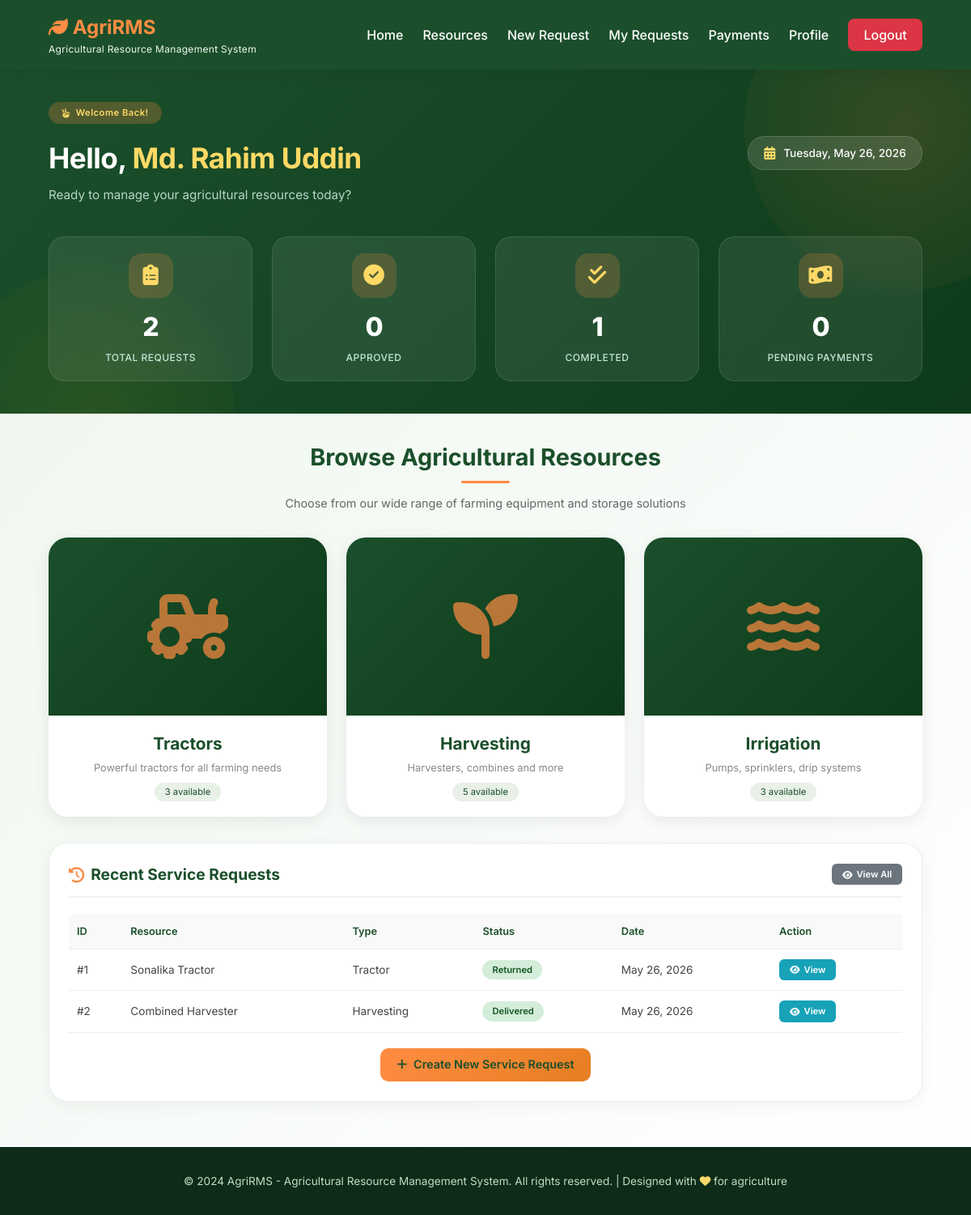
Page /client/dashboard.php (signed in) on the committed database.
### tables this page shows
CREATE TABLE `users` (
  `id` int(11) NOT NULL AUTO_INCREMENT,
  `full_name` varchar(50) NOT NULL,
  `email` varchar(100) NOT NULL,
  `password` varchar(255) NOT NULL,
  `phone` varchar(15) DEFAULT NULL,
  `address` text DEFAULT NULL,
  `role` enum('Admin','Client') DEFAULT 'Client',
  `created_at` timestamp NOT NULL DEFAULT current_timestamp(),
  PRIMARY KEY (`id`),
  UNIQUE KEY `email` (`email`)
);

CREATE TABLE `service_requests` (
  `id` int(11) NOT NULL AUTO_INCREMENT,
  `user_id` int(11) NOT NULL,
  `resource_id` int(11) NOT NULL,
  `delivery_id` int(11) DEFAULT NULL,
  `rental_duration` enum('Daily','Weekly','Monthly') NOT NULL,
  `quantity` int(11) NOT NULL DEFAULT 1,
  `start_date` date NOT NULL,
  `end_date` date NOT NULL,
  `total_rental_cost` decimal(10,2) NOT NULL,
  `delivery_cost` decimal(10,2) DEFAULT 0.00,
  `total_cost` decimal(10,2) NOT NULL,
  `delivery_address` text NOT NULL,
  `delivery_district` varchar(50) NOT NULL,
  `delivery_upazila` varchar(50) DEFAULT NULL,
  `special_instructions` text DEFAULT NULL,
  `request_status` enum('Pending','Approved','Processing','Delivered','Returned','Cancelled') DEFAULT 'Pending',
  `payment_status` enum('Pending','Paid','Partial') DEFAULT 'Pending',
  `payment_id` int(11) DEFAULT NULL,
  `approved_by` int(11) DEFAULT NULL,
  `approved_at` datetime DEFAULT NULL,
  `delivered_at` datetime DEFAULT NULL,
  `returned_at` datetime DEFAULT NULL,
  `created_at` timestamp NOT NULL DEFAULT current_timestamp(),
  `updated_at` timestamp NOT NULL DEFAULT current_timestamp() ON UPDATE current_timestamp(),
  PRIMARY KEY (`id`),
  KEY `user_id` (`user_id`),
  KEY `resource_id` (`resource_id`),
  KEY `delivery_id` (`delivery_id`),
  FOREIGN KEY (`user_id`) REFERENCES `users` (`id`) ON DELETE CASCADE,
  FOREIGN KEY (`resource_id`) REFERENCES `resources` (`id`) ON DELETE CASCADE,
  FOREIGN KEY (`delivery_id`) REFERENCES `delivery` (`id`) ON DELETE SET NULL
);

CREATE TABLE `resources` (
  `id` int(11) NOT NULL AUTO_INCREMENT,
  `name` varchar(100) NOT NULL,
  `model` varchar(100) NOT NULL,
  `type` enum('Tractor','Soil Cultivation','Planting','Irrigation','Harvesting','Hay Making','Loading','Fertilizer Dispenser','Produce Sorter','Post Harvest') NOT NULL,
  `category` varchar(50) NOT NULL,
  `description` text DEFAULT NULL,
  `manufacturer` varchar(100) DEFAULT NULL,
  `manufacturing_year` year DEFAULT NULL,
  `horsepower` int(11) DEFAULT NULL,
  `fuel_type` enum('Diesel','Petrol','Electric','Solar','Manual') DEFAULT 'Diesel',
  `daily_rate` decimal(10,2) NOT NULL,
  `weekly_rate` decimal(10,2) DEFAULT NULL,
  `monthly_rate` decimal(10,2) DEFAULT NULL,
  `security_deposit` decimal(10,2) NOT NULL DEFAULT 5000.00,
  `status` enum('Available','Rented','Under Maintenance','Out of Service') DEFAULT 'Available',
  `quantity` int(11) NOT NULL DEFAULT 1,
  `image_url` varchar(255) DEFAULT NULL,
  `created_at` timestamp NOT NULL DEFAULT current_timestamp(),
  `updated_at` timestamp NOT NULL DEFAULT current_timestamp() ON UPDATE current_timestamp(),
  PRIMARY KEY (`id`)
);

### client/dashboard.php (the view, shortened to what this page needs)
<?php
include '../database.php';
$user_id = $_SESSION['user_id'];
$user_query = "SELECT * FROM users WHERE id = $user_id";
$user_result = mysqli_query($conn, $user_query);
$user_data = mysqli_fetch_assoc($user_result);
$total_requests_query = "SELECT COUNT(*) as count FROM service_requests WHERE user_id = $user_id";
$total_requests_result = mysqli_query($conn, $total_requests_query);
$total_requests = $total_requests_result ? mysqli_fetch_assoc($total_requests_result)['count'] : 0;
$approved_requests_query = "SELECT COUNT(*) as count FROM service_requests WHERE user_id = $user_id AND request_status = 'Approved'";
$approved_requests_result = mysqli_query($conn, $approved_requests_query);
$approved_requests = $approved_requests_result ? mysqli_fetch_assoc($approved_requests_result)['count'] : 0;
$completed_requests_query = "SELECT COUNT(*) as count FROM service_requests WHERE user_id = $user_id AND request_status = 'Returned'";
$completed_requests_result = mysqli_query($conn, $completed_requests_query);
$completed_requests = $completed_requests_result ? mysqli_fetch_assoc($completed_requests_result)['count'] : 0;
$pending_payments_query = "SELECT COUNT(*) as count FROM payments WHERE user_id = $user_id AND payment_status = 'Pending'";
$pending_payments_result = mysqli_query($conn, $pending_payments_query);
$pending_payments = $pending_payments_result ? mysqli_fetch_assoc($pending_payments_result)['count'] : 0;
$machinery_count_query = "SELECT COUNT(*) as count FROM resources WHERE type = 'Tractor' AND status = 'Available'";
$machinery_count_result = mysqli_query($conn, $machinery_count_query);
$machinery_count = $machinery_count_result ? mysqli_fetch_assoc($machinery_count_result)['count'] : 0;
$storage_count_query = "SELECT COUNT(*) as count FROM resources WHERE type IN ('Post Harvest', 'Harvesting') AND status = 'Available'";
$storage_count_result = mysqli_query($conn, $storage_count_query);
$storage_count = $storage_count_result ? mysqli_fetch_assoc($storage_count_result)['count'] : 0;
$equipment_count_query = "SELECT COUNT(*) as count FROM resources WHERE type IN ('Fertilizer Dispenser', 'Produce Sorter', 'Irrigation') AND status = 'Available'";
$equipment_count_result = mysqli_query($conn, $equipment_count_query);
$equipment_count = $equipment_count_result ? mysqli_fetch_assoc($equipment_count_result)['count'] : 0;
$recent_requests_query = "SELECT sr.*, r.name as resource_name, r.type as resource_type
                          FROM service_requests sr
                          LEFT JOIN resources r ON sr.resource_id = r.id
                          WHERE sr.user_id = $user_id
                          ORDER BY sr.created_at DESC
                          LIMIT 5";
$recent_requests = mysqli_query($conn, $recent_requests_query);
?>
<!DOCTYPE html>
<html lang="en">
<head>
    <link rel="stylesheet" href="https://cdnjs.cloudflare.com/ajax/libs/font-awesome/6.4.0/css/all.min.css">
</head>
<body>
    <header class="header">
        <div class="logo">
            <h2><i class="fas fa-leaf"></i> AgriRMS</h2>
            <p>Agricultural Resource Management System</p>
        </div>
        <nav class="nav-links">
            <a href="dashboard.php">Home</a>
            <a href="resources.php">Resources</a>
            <a href="request_service.php">New Request</a>
            <a href="my_requests.php">My Requests</a>
            <a href="payments.php">Payments</a>
            <a href="profile.php">Profile</a>
            <a href="../logout.php" class="btn-logout">Logout</a>
        </nav>
    </header>
    <div class="welcome-hero">
        <div class="welcome-content">
            <div class="welcome-top">
                <div class="welcome-greeting">
                    <div class="greeting-badge">
                        <i class="fas fa-hand-peace"></i> Welcome Back!
                    </div>
                    <h1>Hello, <span><?php echo htmlspecialchars($user_data['full_name'] ?? $_SESSION['full_name'] ?? 'User'); ?></span></h1>
                    <p>Ready to manage your agricultural resources today?</p>
                </div>
                <div class="welcome-date">
                    <i class="fas fa-calendar-alt"></i>
                    <span><?php echo date('l, F j, Y'); ?></span>
                </div>
            </div>
            <div class="welcome-stats">
                <div class="welcome-stat-item">
                    <div class="stat-icon-wrapper">
                        <i class="fas fa-clipboard-list"></i>
                    </div>
                    <div class="stat-number"><?php echo $total_requests; ?></div>
                    <div class="stat-label">Total Requests</div>
                </div>
                <div class="welcome-stat-item">
                    <div class="stat-icon-wrapper">
                        <i class="fas fa-check-circle"></i>
                    </div>
                    <div class="stat-number"><?php echo $approved_requests; ?></div>
                    <div class="stat-label">Approved</div>
                </div>
                <div class="welcome-stat-item">
                    <div class="stat-icon-wrapper">
                        <i class="fas fa-check-double"></i>
                    </div>
                    <div class="stat-number"><?php echo $completed_requests; ?></div>
                    <div class="stat-label">Completed</div>
                </div>
                <div class="welcome-stat-item">
                    <div class="stat-icon-wrapper">
                        <i class="fas fa-money-bill-wave"></i>
                    </div>
                    <div class="stat-number"><?php echo $pending_payments; ?></div>
                    <div class="stat-label">Pending Payments</div>
                </div>
            </div>
        </div>
    </div>
    <div class="main-content">
        <div class="categories-section">
            <div class="section-title">
                <h2>Browse Agricultural Resources</h2>
                <p>Choose from our wide range of farming equipment and storage solutions</p>
            </div>
            <div class="categories-grid">
                <a href="request_service.php?type=Tractor" class="category-card">
                    <div class="category-image">
                    </div>
                    <div class="category-info">
                        <h3>Tractors</h3>
                        <p>Powerful tractors for all farming needs</p>
                        <span class="category-badge"><?php echo $machinery_count; ?> available</span>
                    </div>
                </a>
                <a href="request_service.php?type=Harvesting" class="category-card">
                    <div class="category-image">
                    </div>
                    <div class="category-info">
                        <h3>Harvesting</h3>
                        <p>Harvesters, combines and more</p>
                        <span class="category-badge"><?php echo $storage_count; ?> available</span>
                    </div>
                </a>
                <a href="request_service.php?type=Irrigation" class="category-card">
                    <div class="category-image">
                    </div>
                    <div class="category-info">
                        <h3>Irrigation</h3>
                        <p>Pumps, sprinklers, drip systems</p>
                        <span class="category-badge"><?php echo $equipment_count; ?> available</span>
                    </div>
                </a>
            </div>
        </div>
        <div class="card">
            <div class="card-header">
                <h3>
                    <i class="fas fa-history"></i>
                    Recent Service Requests
                </h3>
                <a href="my_requests.php" class="btn-view" style="background: #6c757d;">
                    <i class="fas fa-eye"></i> View All
                </a>
            </div>
            <div class="table-responsive">
                <?php if($recent_requests && mysqli_num_rows($recent_requests) > 0): ?>
                <table>
                    <thead>
                        <tr>
                            <th>ID</th>
                            <th>Resource</th>
                            <th>Type</th>
                            <th>Status</th>
                            <th>Date</th>
                            <th>Action</th>
                        </tr>
                    </thead>
                    <tbody>
                        <?php while($row = mysqli_fetch_assoc($recent_requests)): ?>
                        <tr>
                            <td>#<?php echo $row['id']; ?></td>
                            <td><?php echo htmlspecialchars($row['resource_name'] ?? 'N/A'); ?></td>
                            <td><?php echo htmlspecialchars($row['resource_type'] ?? 'N/A'); ?></td>
                            <td>
                                <?php
                                $status_class = 'status-pending';
                                switch($row['request_status']) {
                                    case 'Delivered': $status_class = 'status-delivered'; break;
                                    case 'Returned': $status_class = 'status-returned'; break;
                                }
                                ?>
                                <span class="status <?php echo $status_class; ?>">
                                    <?php echo $row['request_status']; ?>
                                </span>
                            </td>
                            <td><?php echo date('M d, Y', strtotime($row['created_at'])); ?></td>
                            <td>
                                <a href="view_request.php?id=<?php echo $row['id']; ?>" class="btn-view">
                                    <i class="fas fa-eye"></i> View
                                </a>
                            </td>
                        </tr>
                        <?php endwhile; ?>
                    </tbody>
                </table>
                <?php endif; ?>
            </div>
            <div style="margin-top: 1.2rem; text-align: center;">
                <a href="request_service.php" class="btn-primary">
                    <i class="fas fa-plus"></i> Create New Service Request
                </a>
            </div>
        </div>
    </div>
    <footer class="footer">
        <p>&copy; 2024 AgriRMS - Agricultural Resource Management System. All rights reserved. | Designed with <i class="fas fa-heart"></i> for agriculture</p>
    </footer>
</body>
</html>

### rows in the picture
users: full_name "Md. Rahim Uddin"
service_requests: id "1", resource.name "Sonalika Tractor", resource.type "Tractor", request_status "Returned", created_at "May 26, 2026"
service_requests: id "2", resource.name "Combined Harvester", resource.type "Harvesting", request_status "Delivered", created_at "May 26, 2026"

### other values in the picture
$total_requests "2"
$approved_requests "0"
$completed_requests "1"
$pending_payments "0"
$machinery_count "3"
$storage_count "5"
$equipment_count "3"
